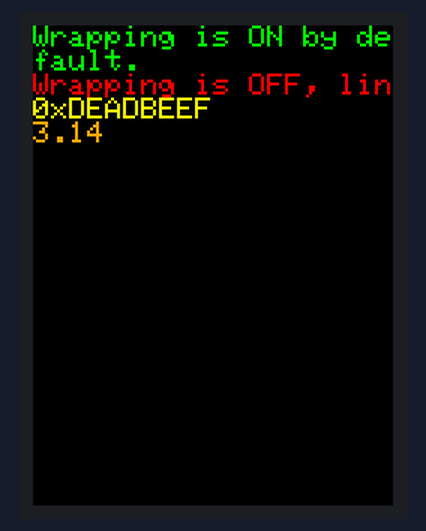
The sketch below on a simulated Arduino Uno, built with avr-gcc and run on an emulated ATmega328P. Shown: 240×320 colour display.

Above: at 0.3 s.
At 1.8 s:
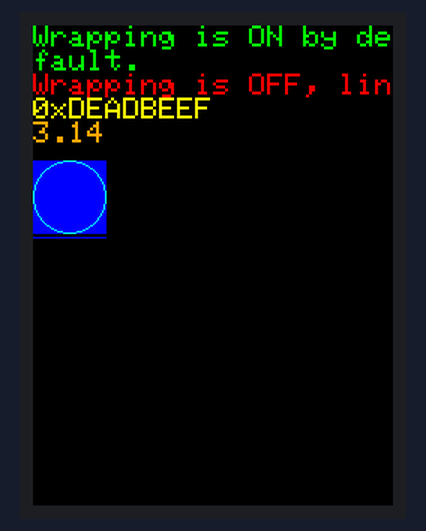
At 5.9 s:
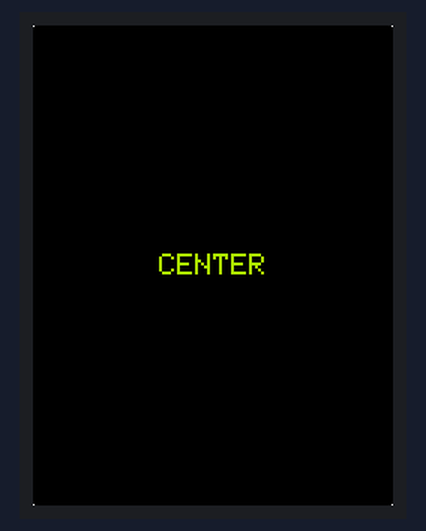
At 9.0 s:
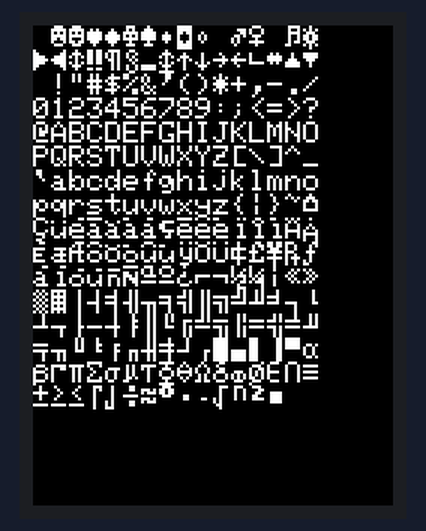
At 13.1 s:
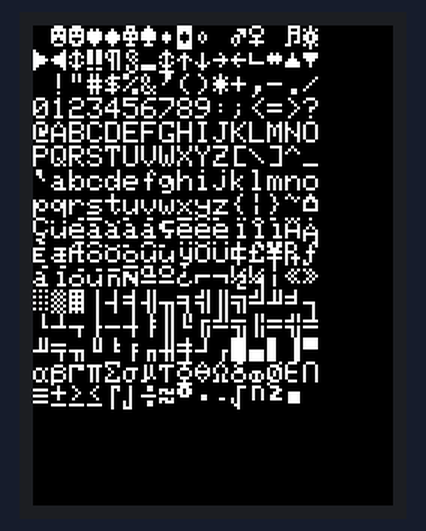
At 17.7 s:
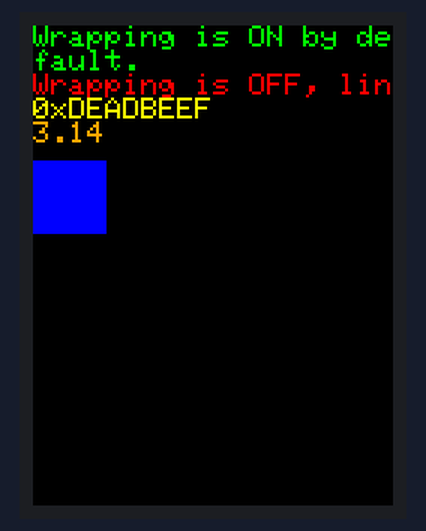

Measured:
- by itself, everything shown: repeats every 16.9 s, in 11 steps
- what the display in image 0 shows lasts 0.5 s, from 0.2 s to 0.7 s
- what the display in image 1 shows lasts 4.0 s, from 1.7 s to 5.7 s
- what the display in image 2 shows lasts 3.0 s, from 5.8 s to 8.8 s

The sketch:

ILI9341.ino
```cpp
/*
  Adafruit & cloned 2.8"/3.2" TFT with ILI9341 driver chip

  - The display has a resolution of 240x320 and uses the 16-bit
    RGB565 color format.

  - The chip supports an 8-bit parallel interface or SPI. Here we
    show the SPI mode, for the Adafruit module solder the jumpers
    indicated IM1, IM2 and IM3.

  - The ILI9341 chip requires 3.3V supply and 3.3V logic levels for
    communication.

  - Adafruit modules have both a 3.3V LDO and 74LVX245 level shifters
    so that they are 3.3V and 5V compatible.

  - Cloned modules usually have the 3.3V LDO but no level shifters.

  - Connect the following pins:
    MISO <-> MISO of your board (not necessary for the display)
    MOSI <-> MOSI of your board
    CLK <-> SCK of your board
    CS <-> see TFT_CS define
    D/C (data/command selector pin) <-> see TFT_DC define
    RST (reset pin) <-> see TFT_RST define
    LED (Backlight LED) <-> connect to 3.3V
*/
#include <Adafruit_GFX.h>
#include <Adafruit_ILI9341.h>

#define TFT_CS   10
#define TFT_DC    8
#define TFT_RST   9
Adafruit_ILI9341 tft = Adafruit_ILI9341(TFT_CS, TFT_DC, TFT_RST);

void setup()
{
  // Initialize display
  tft.begin();

  // Set display rotation (0-3)
  tft.setRotation(0);
}

void loop()
{
  // Fill screen with black
  tft.fillScreen(ILI9341_BLACK);

  // Set text size, multiplier 1-6
  tft.setTextSize(2);

  // Draw text
  tft.setCursor(0, 0); // start at top-left corner
  tft.setTextColor(ILI9341_GREEN);
  tft.println("Wrapping is ON by default.");
  tft.setTextWrap(false);
  tft.setTextColor(ILI9341_RED);
  tft.println("Wrapping is OFF, line cut...");
  tft.setTextWrap(true);
  tft.setTextColor(ILI9341_YELLOW);
  tft.print("0x");
  tft.println(0xDEADBEEF, HEX);
  tft.setTextColor(ILI9341_ORANGE);
  tft.println(3.141592); // only 2 decimals are printed
  delay(500);

  // Draw a filled rectangle
  int16_t posY = tft.getCursorY() + 10;
  tft.fillRect(0, posY, 49, 49, ILI9341_BLUE);
  delay(500);

  // Draw a circle
  posY += 24;
  tft.drawCircle(24, posY, 24, ILI9341_CYAN);
  delay(500);

  // Draw a line
  posY += 27;
  tft.drawLine(0, posY, 48, posY, ILI9341_BLUE);
  delay(4000);

  // Draw 4 corners & center text with a custom color
  tft.fillScreen(ILI9341_BLACK);
  tft.drawPixel(0, 0, ILI9341_WHITE);
  tft.drawPixel(tft.width() - 1, 0, ILI9341_WHITE);
  tft.drawPixel(0, tft.height() - 1, ILI9341_WHITE);
  tft.drawPixel(tft.width() - 1, tft.height() - 1, ILI9341_WHITE);
  uint16_t customColor = tft.color565(174, 235, 4); // RGB values 0-255
  tft.setTextColor(customColor);
  int16_t x1, y1;
  uint16_t w, h;
  const char centerStr[] = "CENTER";
  tft.getTextBounds(centerStr, 0, 0, &x1, &y1, &w, &h);
  tft.setCursor((tft.width() - w) / 2, (tft.height() - h) / 2);
  tft.println(centerStr);
  delay(3000);

  // Draw all supported chars
  if (tft.width() > tft.height())
    tft.setTextSize(1);
  tft.cp437(false); // restore the default
  tft.fillScreen(ILI9341_BLACK);
  tft.setTextColor(ILI9341_WHITE);
  tft.setCursor(0, 0);
  for (int i = 0; i < 256;)
  {
    if (i == '\n' || i == '\r')
      tft.write(' ');
    else
      tft.write((uint8_t)i);
    if (++i%16 == 0)
      tft.write('\n');
  }
  delay(4000);
  tft.cp437(true); // use the 'Code Page 437'-compatible charset
  tft.fillScreen(ILI9341_BLACK);
  tft.setCursor(0, 0);
  for (int i = 0; i < 256;)
  {
    if (i == 0 || i == '\n' || i == '\r')
      tft.write(' ');
    else
      tft.write((uint8_t)i);
    if (++i%16 == 0)
      tft.write('\n');
  }
  delay(4000);
}
```
